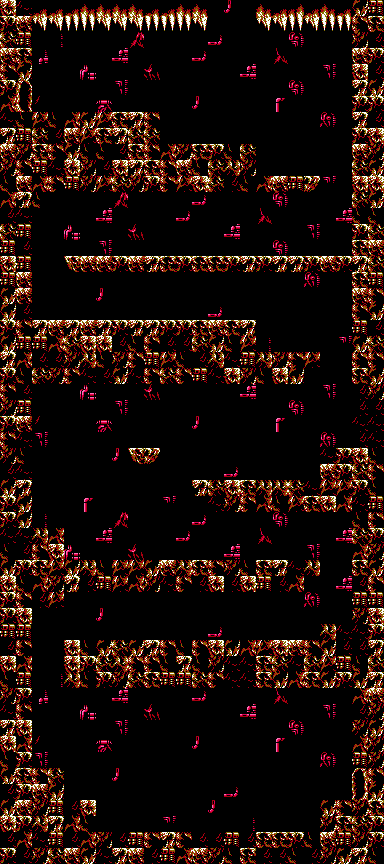

The image is a tile-based game level rendered from a .tmx file. Its description and source (layers, tilesets, objects; grid data summarised) follow:
An orthogonal 24x54 tile map with 16x16 px tiles, 2 tile layers (Background, Platforms), 2 tilesets and 20 objects (6x EnemySoldier, 5x BlobSpikeBall, 2x WaveFloater, 2x Wall, ArmoredTurret, ...).

<map version="1.9" tiledversion="1.9.2" orientation="orthogonal" renderorder="right-down" width="24" height="54" tilewidth="16" tileheight="16" infinite="0" backgroundcolor="#000000" nextlayerid="6" nextobjectid="24">
 <editorsettings>
  <export target="Tilemap2-2B.json" format="json" />
 </editorsettings>
 <tileset firstgid="1" name="Tileset2-2" tilewidth="16" tileheight="16" tilecount="80" columns="16">
  <image source="Tileset2-2.png" width="256" height="80" />
 </tileset>
 <tileset firstgid="81" name="Enemies" tilewidth="32" tileheight="32" tilecount="10" columns="10">
  <image source="../../../EnemiesForPlacement.png" width="320" height="32" />
 </tileset>
 <layer id="2" name="Background" width="24" height="54">
  <data>[1296 cells, 181 non-empty, 18 distinct tile ids]</data>
 </layer>
 <layer id="1" name="Platforms" width="24" height="54">
  <data>[1296 cells, 572 non-empty, 25 distinct tile ids]</data>
 </layer>
 <objectgroup id="5" name="Enemies">
  <object id="4" name="BlobSpikeBall" gid="89" x="236.833" y="640" width="32" height="32" />
  <object id="5" name="BlobSpikeBall" gid="89" x="90" y="640" width="32" height="32" />
  <object id="7" name="BlobSpikeBall" gid="88" x="217.667" y="0" width="32" height="32">
   <properties>
    <property name="noBlobForm" type="bool" value="true" />
    <property name="spawnBox" type="object" value="21" />
   </properties>
  </object>
  <object id="8" name="EnemySoldier" gid="82" x="128" y="448" width="32" height="32" />
  <object id="9" name="EnemySoldier" gid="82" x="222" y="480" width="32" height="32" />
  <object id="10" name="EnemySoldier" gid="82" x="100" y="560" width="32" height="32" />
  <object id="11" name="EnemySoldier" gid="82" x="204" y="560" width="32" height="32" />
  <object id="12" name="EnemySoldier" gid="82" x="160" y="640" width="32" height="32" />
  <object id="13" name="BlobSpikeBall" gid="89" x="234" y="832" width="32" height="32" />
  <object id="14" name="BlobSpikeBall" gid="89" x="154" y="832" width="32" height="32" />
  <object id="15" name="WaveFloater" gid="86" x="380" y="771" width="32" height="32">
   <properties>
    <property name="spawnBox" type="object" value="23" />
   </properties>
  </object>
  <object id="18" name="EnemySoldier" gid="82" x="286" y="352" width="32" height="32" />
  <object id="19" name="ArmoredTurret" gid="2147483735" x="80" y="256" width="32" height="32" />
  <object id="20" name="WaveFloater" gid="86" x="380" y="310" width="32" height="32">
   <properties>
    <property name="spawnBox" type="object" value="22" />
   </properties>
  </object>
  <object id="21" x="258" y="144.5" width="92.5" height="30.5" />
  <object id="22" x="32" y="256" width="32" height="32" />
  <object id="23" x="32" y="640" width="32" height="32" />
 </objectgroup>
 <objectgroup id="4" name="Walls">
  <object id="2" name="Wall" x="0" y="32" width="32" height="704" />
  <object id="3" name="Wall" x="352" y="32" width="32" height="735.5" />
  <object id="6" name="Exit" x="362.636" y="768.045" width="5" height="32">
   <properties>
    <property name="next" value="Scene21Desert" />
   </properties>
  </object>
 </objectgroup>
 <objectgroup id="3" name="PowerUps" />
</map>